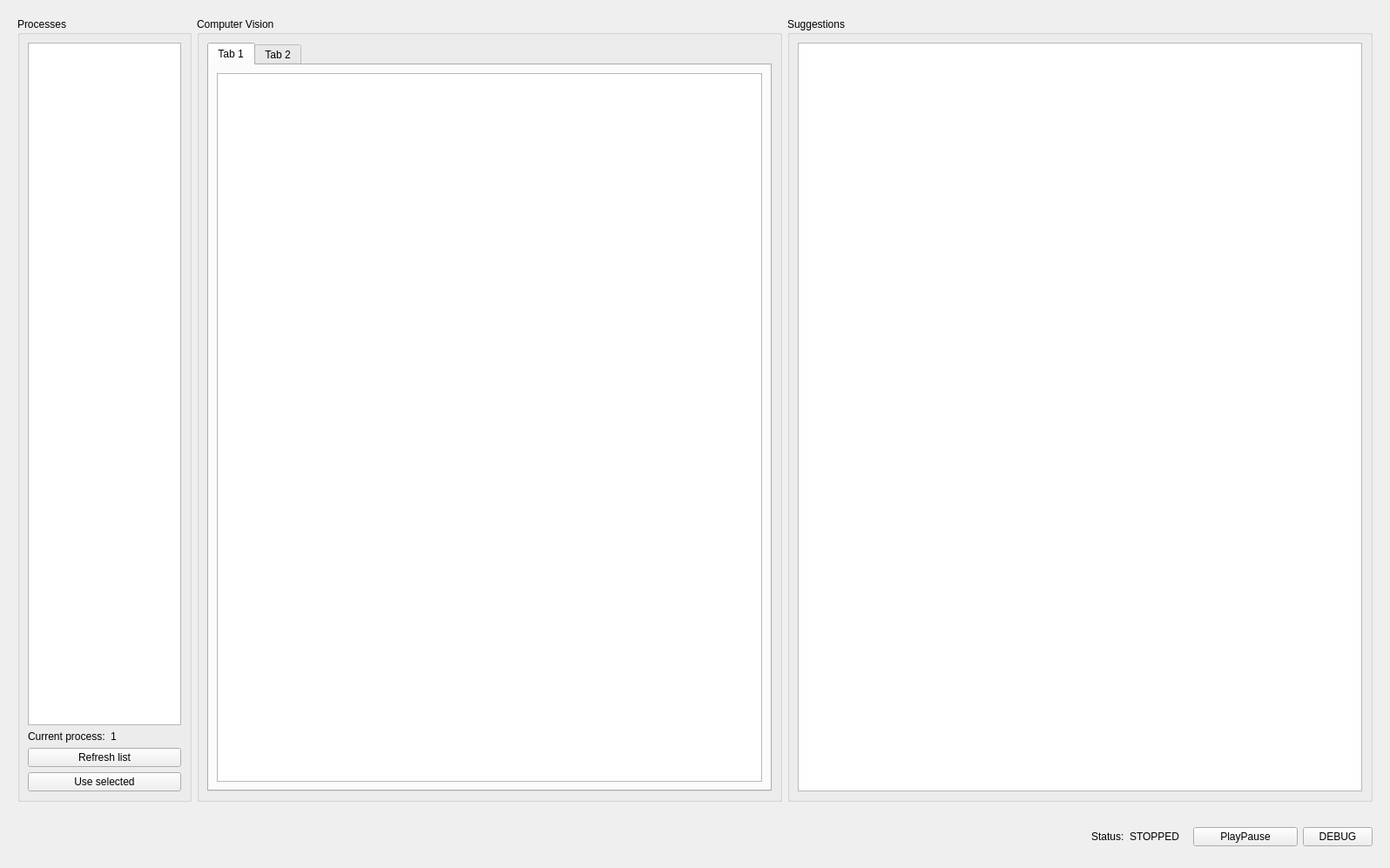
<?xml version="1.0" encoding="UTF-8"?>
<ui version="4.0">
 <class>ScrabVision</class>
 <widget class="QWidget" name="ScrabVision">
  <property name="geometry">
   <rect>
    <x>0</x>
    <y>0</y>
    <width>1596</width>
    <height>997</height>
   </rect>
  </property>
  <property name="windowTitle">
   <string>ScrabVision</string>
  </property>
  <layout class="QVBoxLayout" name="verticalLayout_2">
   <item>
    <widget class="QWidget" name="widget" native="true">
     <layout class="QHBoxLayout" name="horizontalLayout_2">
      <item>
       <widget class="QGroupBox" name="groupBox">
        <property name="maximumSize">
         <size>
          <width>200</width>
          <height>16777215</height>
         </size>
        </property>
        <property name="title">
         <string>Processes</string>
        </property>
        <layout class="QVBoxLayout" name="verticalLayout">
         <item>
          <widget class="QTableView" name="tableView"/>
         </item>
         <item>
          <layout class="QHBoxLayout" name="horizontalLayout">
           <item>
            <widget class="QLabel" name="label">
             <property name="enabled">
              <bool>true</bool>
             </property>
             <property name="text">
              <string>Current process:</string>
             </property>
             <property name="indent">
              <number>-3</number>
             </property>
            </widget>
           </item>
           <item>
            <widget class="QLabel" name="currentPidLabel">
             <property name="text">
              <string>1</string>
             </property>
            </widget>
           </item>
          </layout>
         </item>
         <item>
          <widget class="QPushButton" name="refreshListButton">
           <property name="text">
            <string>Refresh list</string>
           </property>
          </widget>
         </item>
         <item>
          <widget class="QPushButton" name="useSelectedButton">
           <property name="text">
            <string>Use selected</string>
           </property>
          </widget>
         </item>
        </layout>
       </widget>
      </item>
      <item>
       <widget class="QGroupBox" name="groupBox_2">
        <property name="title">
         <string>Computer Vision</string>
        </property>
        <layout class="QGridLayout" name="gridLayout_3">
         <item row="0" column="0">
          <widget class="QTabWidget" name="tabWidget">
           <property name="currentIndex">
            <number>0</number>
           </property>
           <widget class="QWidget" name="tab">
            <attribute name="title">
             <string>Tab 1</string>
            </attribute>
            <layout class="QGridLayout" name="gridLayout_4">
             <item row="0" column="0">
              <widget class="QGraphicsView" name="graphicsView"/>
             </item>
            </layout>
           </widget>
           <widget class="QWidget" name="tab_2">
            <attribute name="title">
             <string>Tab 2</string>
            </attribute>
            <layout class="QGridLayout" name="gridLayout_2">
             <item row="0" column="0">
              <widget class="QGraphicsView" name="graphicsView_2"/>
             </item>
            </layout>
           </widget>
          </widget>
         </item>
        </layout>
       </widget>
      </item>
      <item>
       <widget class="QGroupBox" name="groupBox_3">
        <property name="title">
         <string>Suggestions</string>
        </property>
        <layout class="QGridLayout" name="gridLayout">
         <item row="0" column="0">
          <widget class="QTextBrowser" name="textBrowser"/>
         </item>
        </layout>
       </widget>
      </item>
     </layout>
    </widget>
   </item>
   <item>
    <widget class="QWidget" name="widget_2" native="true">
     <property name="minimumSize">
      <size>
       <width>0</width>
       <height>20</height>
      </size>
     </property>
     <layout class="QHBoxLayout" name="horizontalLayout_3">
      <item>
       <spacer name="horizontalSpacer">
        <property name="orientation">
         <enum>Qt::Horizontal</enum>
        </property>
        <property name="sizeHint" stdset="0">
         <size>
          <width>1358</width>
          <height>20</height>
         </size>
        </property>
       </spacer>
      </item>
      <item>
       <widget class="QWidget" name="widget_3" native="true">
        <layout class="QHBoxLayout" name="horizontalLayout_4">
         <item>
          <widget class="QLabel" name="label_2">
           <property name="text">
            <string>Status:</string>
           </property>
          </widget>
         </item>
         <item>
          <widget class="QLabel" name="statusLabel">
           <property name="text">
            <string>STOPPED</string>
           </property>
          </widget>
         </item>
        </layout>
       </widget>
      </item>
      <item>
       <widget class="QPushButton" name="playPauseButton">
        <property name="minimumSize">
         <size>
          <width>120</width>
          <height>0</height>
         </size>
        </property>
        <property name="text">
         <string>PlayPause</string>
        </property>
       </widget>
      </item>
      <item>
       <widget class="QPushButton" name="debugButton">
        <property name="text">
         <string>DEBUG</string>
        </property>
       </widget>
      </item>
     </layout>
    </widget>
   </item>
  </layout>
 </widget>
 <resources/>
 <connections/>
</ui>
